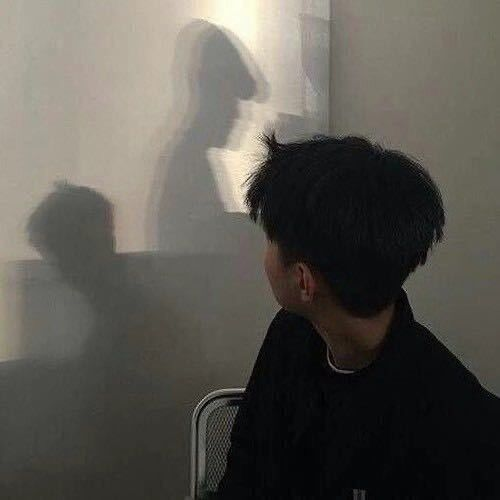
#> input picture test.jpg, 500 x 500 px
$ python Test01.py
#> lines starting #> are read from the running program, lines starting #| are printed output that depends on the picture
import cv2
import numpy as np
import matplotlib.pyplot as plt

img = cv2.imread('test.jpg')
#> img is the input picture: shape (500, 500, 3); mean B, G, R 81.3, 87.9, 90.9
img2 = cv2.imread('test2.jpg')
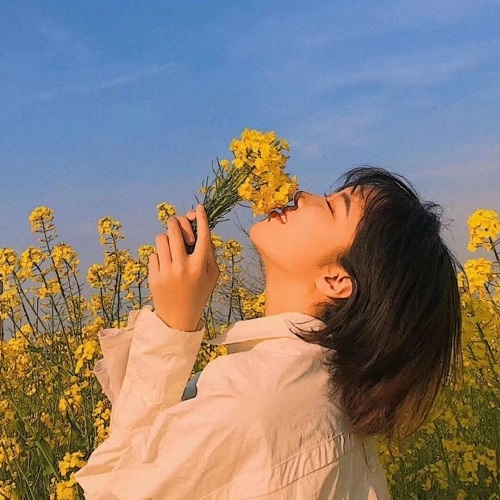
#> input picture test2.jpg, 500 x 500 px
#> img2 is the input picture: shape (500, 500, 3); mean B, G, R 120.1, 126, 137.5
#t1---------------------------------------
# 读取，展示和保存图片
# [58 lines left out: functions get_show_save_image, add_img, sub_img, weighted_add_img, axis_img, wrapAffine_img and 3 more, not called in this run]


#t6---------------------------------------
#直方图均衡化，并显示图像的直方图
def equalHist_demo(img):
    gray = cv2.cvtColor(img, cv2.COLOR_BGR2GRAY)
    dst = cv2.equalizeHist(gray)
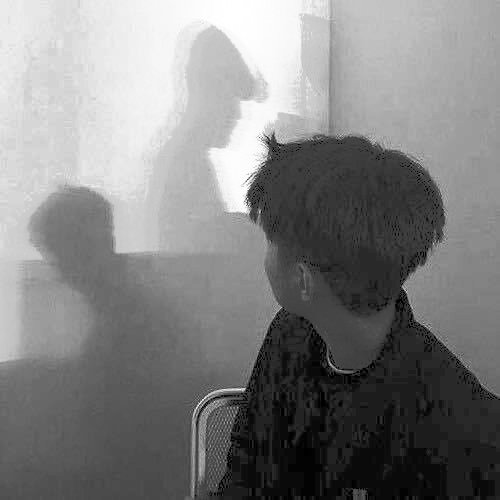
#> dst: shape (500, 500); min 0, max 255, mean 128.6
    plt.hist(img.ravel(), 256, [0, 256]);
    plt.show()
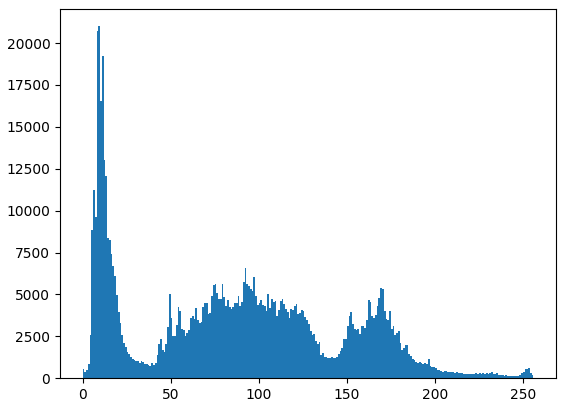
#> figure drawn by matplotlib, 1 panel; tallest bar 21006 high, from x = 9 to 10
    cv2.imshow("equal", dst)
    cv2.waitKey(0)


if __name__ == '__main__':
    equalHist_demo(img)
